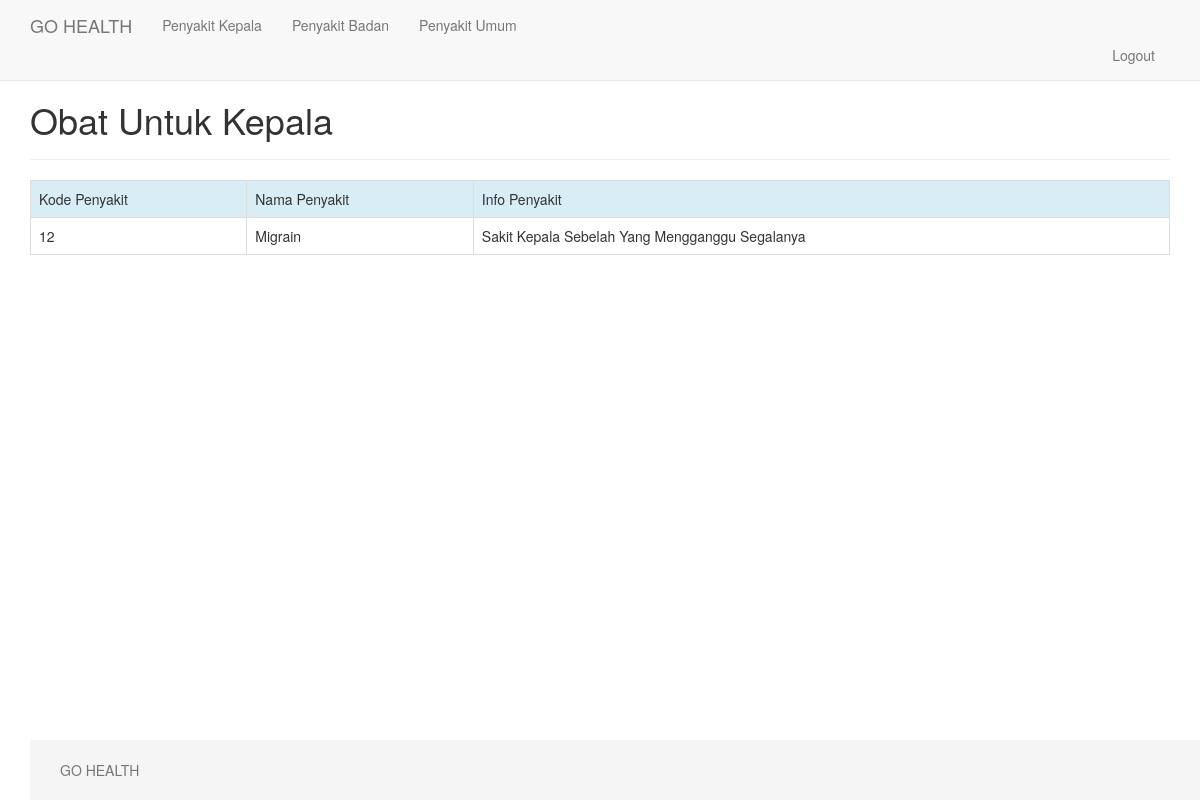
The app's page /penyakitkepala.php (signed in) with its own data.
### tables this page shows
CREATE TABLE IF NOT EXISTS `tabel_penyakit` (
  `id_penyakit` int(3) NOT NULL,
  `nama_penyakit` varchar(50) NOT NULL,
  `info_penyakit` varchar(500) NOT NULL,
  `pilih_penyakit` enum('badan','kepala') NOT NULL
);

### penyakitkepala.php (the view, shortened to what this page needs)
<?php
if(isset($_COOKIE['userloginmember']) && $_COOKIE['userloginmember'] == 'loginmember'){
?>
<!doctype html>
<html>
<head>
	<link rel="stylesheet" type="text/css" href="css/bootstrap.min.css">
</head>
<body>
	<nav class="navbar navbar-default navbar-fixed-top">
		<div class="container">
			<div class="navbar-header">
				<a class="navbar-brand" href="index.php">GO HEALTH</a>
			</div>
			<div id="navbar" class="collapse navbar-collapse">
				<ul class="nav navbar-nav">
							<li ><a href="penyakitkepala.php">Penyakit Kepala</a></li>
							<li ><a href="penyakitbadan.php">Penyakit Badan</a></li>
							<li ><a href="penyakitumum.php">Penyakit Umum</li>
				</ul>
				<ul class="nav navbar-nav pull-right">
					<li><a href="logout.php">Logout</a></li>
 				</ul>
			</div>
		</div>
	</nav>
	<div class="container">
		<div class="page-header">
			<h1>Obat Untuk Kepala</h1>
		</div>
		<table class="table table-striped table-bordered">
		<?php
			include "koneksi.php";
			$res = $db->query("select * from tabel_penyakit where pilih_penyakit = 'kepala'");
			echo '
			 	<tr class="info">
			 		<td>Kode Penyakit</td>
			 		<td>Nama Penyakit</td>
			 		<td>Info Penyakit</td>
			 	</tr>';
			while ($data = $res->fetch()) {
				echo '<tr>
					<td>'.$data['id_penyakit'].'</td>
					<td>'.$data['nama_penyakit'].'</td>
					<td>'.$data['info_penyakit'].'</td>
				</tr>';
			}
		?>
			</table>
	<footer class="footer">
		<div class="container">
			<p class="text-muted">GO HEALTH </p>
		</div>
	</footer>
</body>
</html>
<?php
} else {
    header("location:loginmember.php");
}
?>

### penyakitkepala.php (style rules this page uses)
html { position: relative; min-height: 100% }
body { margin-bottom: 60px; }
.footer { position: absolute; bottom: 0; width: 100%; height: 60px; background-color: #f5f5f5; }
body > .container { padding: 60px 15px 0; }
.container .text-muted { margin: 20px 0; }
.footer > .container { padding-right: 15px; padding-left: 15px; }
.pull-right { float: right; }

### records on screen
tabel_penyakit: id_penyakit "12", nama_penyakit "Migrain", info_penyakit "Sakit Kepala Sebelah Yang Mengganggu Segalanya"
